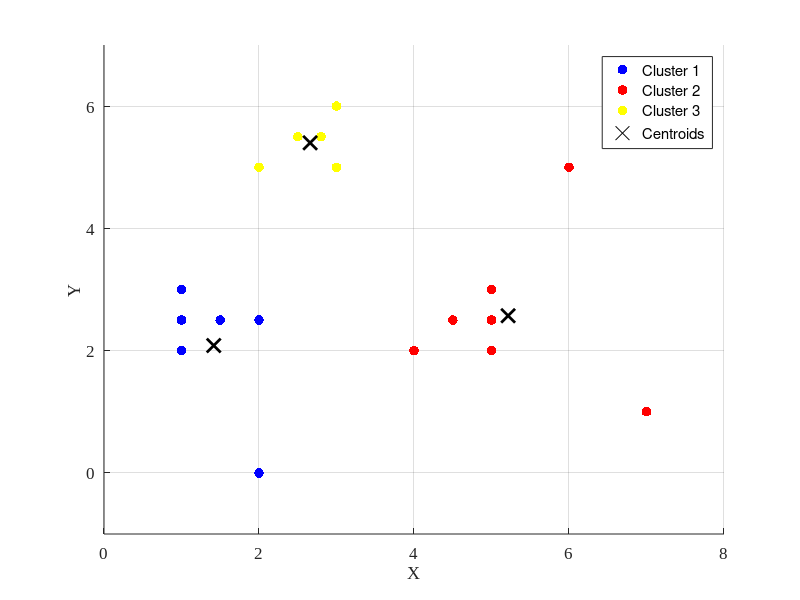

Write MATLAB code to recreate this figure.
% clear variables; 
% close all;
% clc; 
% 
% 
% % Coordenadas dos pontos
% X = [1 1 1 1.5 2 2 2 2.5 2.8 3 3 4 4.5 5 5 5 6 7];
% Y = [2 2.5 3 2.5 0 2.5 5 5.5 5.5 5 6 2 2.5 2 2.5 3 5 1];
% 
% % Criando a figura
% figure;
% hold on; % Mantém a figura ativa para adicionar rótulos
% set(gca, 'FontName', 'Times New Roman', 'FontSize', 12); % Configura a fonte dos eixos
% scatter(X, Y, 50, 'k', 'filled'); % Plota os pontos em preto ('k'), tamanho 50, preenchidos
% 
% % Configurações do gráfico
% grid on;
% xlabel('X', 'FontName', 'Times New Roman', 'FontSize', 12);
% ylabel('Y', 'FontName', 'Times New Roman', 'FontSize', 12);
% % title('Distribuição Espacial dos Pontos', 'FontName', 'Times New Roman', 'FontSize', 14);
% xlim([0 8]); % Ajustando os limites do eixo X para melhor visualização
% ylim([-1 7]); % Ajustando os limites do eixo Y para melhor visualização
% 
% % Adicionando rótulos aos pontos
% for i = 1:length(X)
%     text(X(i), Y(i), sprintf('P_{%d}', i), 'VerticalAlignment', 'bottom', ...
%         'HorizontalAlignment', 'right', 'FontSize', 10, 'FontName', 'Times New Roman');
% end
% 
% % Adicionando legenda
% legend('Pontos', 'Location', 'Best', 'FontName', 'Times New Roman', 'FontSize', 10);
% hold off;

clear;
close all;
clc;

% Coordenadas dos pontos
X = [1 1 1 1.5 2 2 2 2.5 2.8 3 3 4 4.5 5 5 5 6 7];
Y = [2 2.5 3 2.5 0 2.5 5 5.5 5.5 5 6 2 2.5 2 2.5 3 5 1];

% Número de clusters
k = 3;

% Matriz de pontos
dados = [X' Y'];

% Aplicando K-Means
[idx, C] = kmeans(dados, k, 'Replicates', 10);

% Cores para os clusters
cores = {'b', 'r', 'y'};

% Criando a figura
figure;
hold on; % Mantém a figura ativa para adicionar rótulos
set(gca, 'FontName', 'Times New Roman', 'FontSize', 12); % Configura a fonte dos eixos
grid on;

% Plotando os pontos de cada cluster
for i = 1:k
    scatter(X(idx == i), Y(idx == i), 50, cores{i}, 'filled');
end

% Plotando os centroides
scatter(C(:,1), C(:,2), 100, 'k', 'x', 'LineWidth', 2);

% Configuração do gráfico
xlabel('X');
ylabel('Y');
% title('Clusters formados pelo K-means');
legend({'Cluster 1', 'Cluster 2', 'Cluster 3', 'Centroids'}, 'Location', 'Best');
xlim([0 8]); % Ajustando os limites do eixo X para melhor visualização
ylim([-1 7]); % Ajustando os limites do eixo Y para melhor visualização
hold off;
